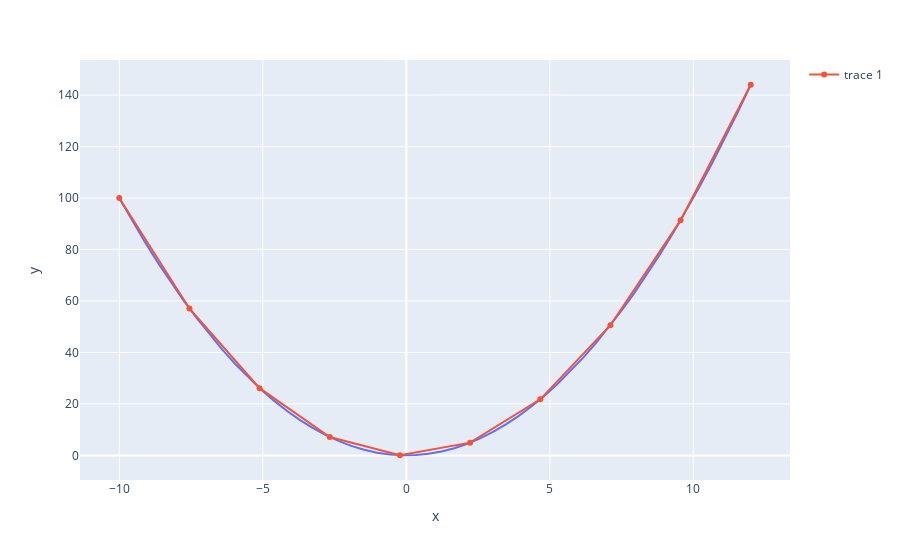

Source (notebook cell):
### Code cell
def f(x):
    return x ** 2

x, y, p = get_xypdata(-10, 12, 50, 0, 1, f)

x_pred = np.linspace(-10, 12, 10)
y_pred = [LeastSquare(x, y, p, 4, xi) for xi in x_pred]

fig = px.line(x=x, y=y)
fig.add_trace(go.Scatter(x=x_pred, y=y_pred))
fig.show()

### Figure 1 — Plotly figure (JSON) as saved in the notebook; plotly's stock layout.template omitted (floating-point values rounded to 4 significant figures)
{"data": [{"hovertemplate": "x=%{x}<br>y=%{y}<extra></extra>", "legendgroup": "", "line": {"color": "#636efa", "dash": "solid"}, "marker": {"symbol": "circle"}, "mode": "lines", "name": "", "orientation": "v", "showlegend": false, "type": "scatter", "x": [-10, -9.551, -9.102, -8.653, -8.204, -7.755, -7.306, -6.857, -6.408, -5.959, -5.51, -5.061, -4.612, -4.163, -3.714, -3.265, -2.816, -2.367, -1.918, -1.469, -1.02, -0.5714, -0.1224, 0.3265, 0.7755, 1.224, 1.673, 2.122, 2.571, 3.02, 3.469, 3.918, 4.367, 4.816, 5.265, 5.714, 6.163, 6.612, 7.061, 7.51, 7.959, 8.408, 8.857, 9.306, 9.755, 10.2, 10.65, 11.1, 11.55, 12], "xaxis": "x", "y": [100, 91.22, 82.85, 74.88, 67.31, 60.14, 53.38, 47.02, 41.06, 35.51, 30.36, 25.62, 21.27, 17.33, 13.8, 10.66, 7.932, 5.604, 3.68, 2.159, 1.041, 0.3265, 0.01499, 0.1066, 0.6014, 1.499, 2.8, 4.505, 6.612, 9.123, 12.04, 15.35, 19.07, 23.2, 27.72, 32.65, 37.99, 43.72, 49.86, 56.4, 63.35, 70.7, 78.45, 86.6, 95.16, 104.1, 113.5, 123.3, 133.4, 144], "yaxis": "y"}, {"type": "scatter", "x": [-10, -7.556, -5.111, -2.667, -0.2222, 2.222, 4.667, 7.111, 9.556, 12], "y": [100.0, 57.09, 26.12, 7.111, 0.04938, 4.938, 21.78, 50.57, 91.31, 144.0]}], "layout": {"legend": {"tracegroupgap": 0}, "margin": {"t": 60}, "xaxis": {"anchor": "y", "domain": [0, 1], "title": {"text": "x"}}, "yaxis": {"anchor": "x", "domain": [0, 1], "title": {"text": "y"}}}}
